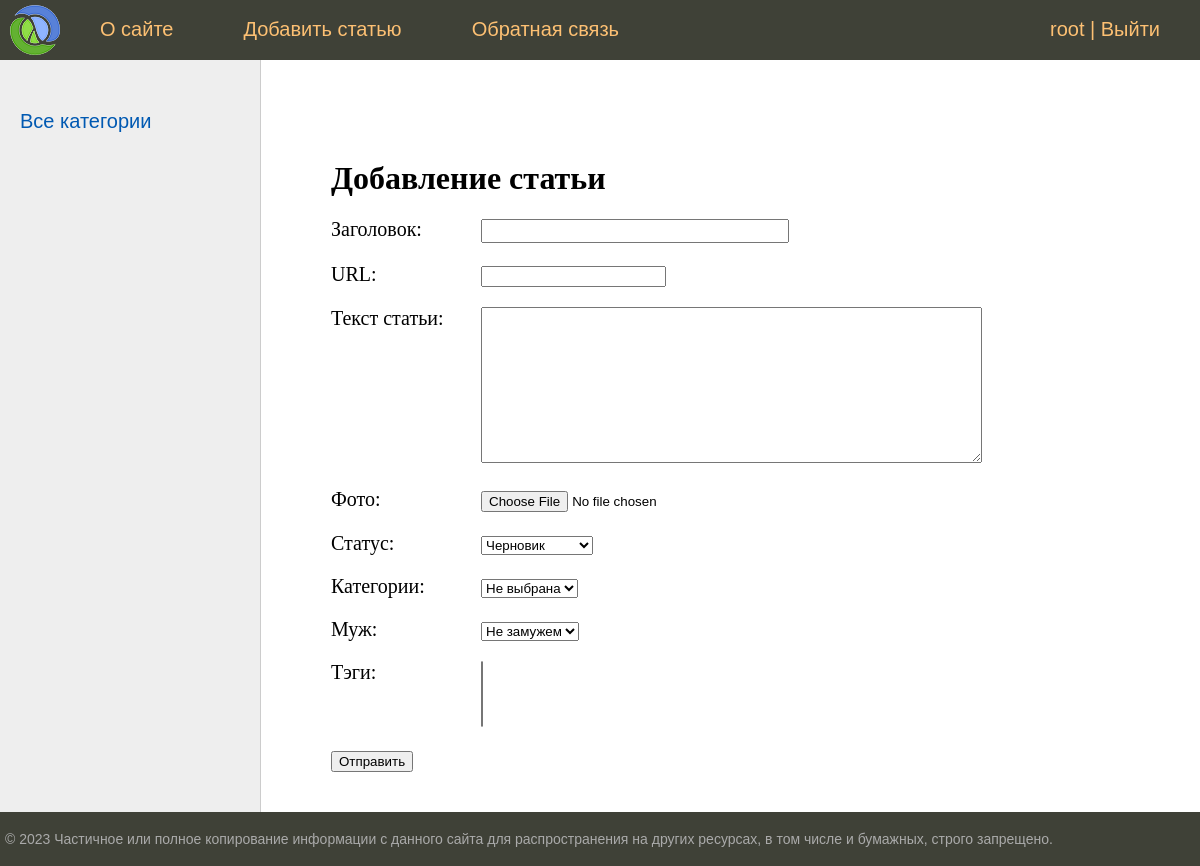
The app's page /addpage/ (signed in), older data.
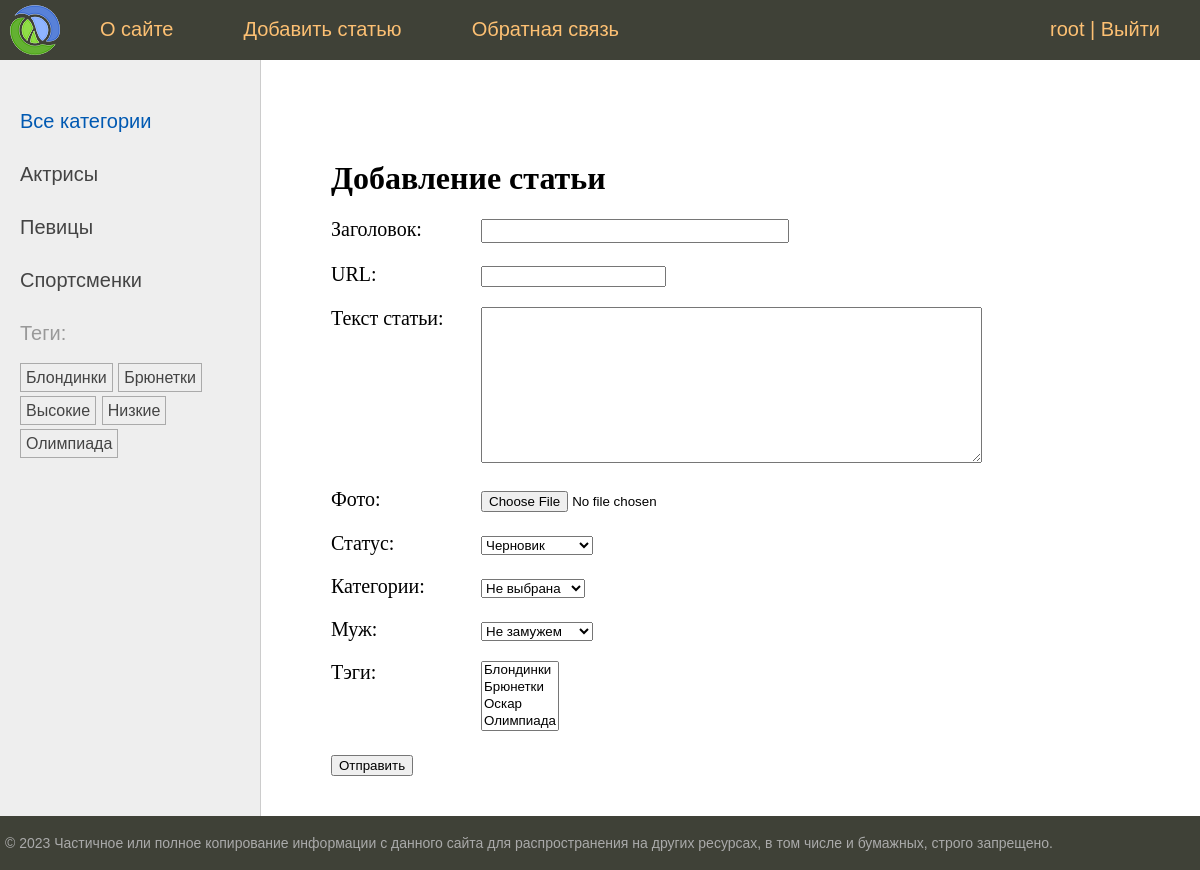
The same page, newer data.
### women/models.py (models this page shows)
class Category(models.Model):
    name = models.CharField(max_length=100, db_index=True, verbose_name="Категория")
    slug = models.SlugField(max_length=255, unique=True, db_index=True)
    def __str__(self):
        return self.name
    class Meta:
        verbose_name = "Категория"
        verbose_name_plural = "Категории"
    def get_absolute_url(self):
        return reverse("category", kwargs={"cat_slug": self.slug})

class TagPost(models.Model):
    tag = models.CharField(max_length=100, db_index=True)
    slug = models.SlugField(max_length=255, unique=True, db_index=True)
    def __str__(self):
        return self.tag
    def get_absolute_url(self):
        return reverse("tag", kwargs={"tag_slug": self.slug})

### women/views.py (the view, shortened to what this page needs)
# urls.py: path("addpage/", views.AddPage.as_view(), name="add_page"),
class AddPage(LoginRequiredMixin, DataMixin, FormView):
    form_class = AddPostForm
    template_name = "women/addpage.html"
    title_page = "Добавление статьи"

### women/forms.py (shortened to what this page needs)
class AddPostForm(forms.ModelForm):
    cat = forms.ModelChoiceField(
        queryset=Category.objects.all(), label="Категории", empty_label="Не выбрана"
    )
    husband = forms.ModelChoiceField(
        queryset=Husband.objects.all(),
        required=False,
        label="Муж",
        empty_label="Не замужем",
    )
    class Meta:
        model = Women
        fields = [
            "title",
            "slug",
            "content",
            "photo",
            "is_published",
            "cat",
            "husband",
            "tags",
        ]
        widgets = {
            "title": forms.TextInput(attrs={"class": "form-input"}),
            "content": forms.Textarea(attrs={"cols": 60, "rows": 10}),
        }
        labels = {"slug": "URL"}

### users/context_processors.py (called while the page is built)
def get_women_context(request):
    return {"mainmenu": menu}

### women/models.py (called while the page is built)
    def __str__(self):
        return self.name

### women/templatetags/women_tags.py (called while the page is built)
@register.inclusion_tag("women/list_categories.html")
def show_categories(cat_selected=0):
    cats = Category.objects.annotate(total=Count("posts")).filter(total__gt=0)
    return {"cats": cats, "cat_selected": cat_selected}

### women/templates/women/addpage.html (shortened to what this page needs)
{% extends 'base.html' %}
{% block content %}
  <h1>{{ title }}</h1>
  <form action="" method="post" enctype="multipart/form-data">
    {% for f in form %}
      <p>
        <label class="form-label" for="{{ f.id_for_label }}">{{ f.label }}:</label>{{ f }}
      </p>
    {% endfor %}
    <p>
      <button type="submit">Отправить</button>
    </p>
  </form>
{% endblock %}

### templates/base.html (shortened to what this page needs)
{% load static %}
{% load women_tags %}
<!DOCTYPE html>
<html>
<head>
    <link type="text/css" href="{% static 'women/css/styles.css' %}" rel="stylesheet" />
</head>
<body>
    <table class="table-page" border=0 cellpadding="0" cellspacing="0">
        <tr>
            <td valign=top>
                {% block mainmenu %}
                <div class="header">
                    <ul id="mainmenu" class="mainmenu">
                        <li class="logo"><a href="{% url 'home' %}">
                                <div class="logo"></div>
                            </a></li>
                        {% for m in mainmenu %}
                            <li><a href="{% url m.url_name %}">{{m.title}}</a></li>
                        {% endfor %}
                        {% if user.is_authenticated %}
                        <li class="last"> <a href="{% url 'users:profile' %}">{{user.username}}</a> | <a href="{% url 'users:logout' %}">Выйти</a></li>
                        {% else %}
                            <li class="last"><a href="{% url 'users:login' %}">Войти</a> | <a href="{% url 'users:register' %}">Регистрация</a></li>
                        {% endif %}
                    </ul>
                </div>
                {% endblock mainmenu %}
                <table class="table-content" border=0 cellpadding="0" cellspacing="0">
                    <tr>
                        <td valign="top" class="left-chapters">
                            <ul id="leftchapters">
                                {% if cat_selected == 0 %}
                                <li class="selected">Все категории</li>
                                {% else %}
                                <li><a href="{% url 'home' %}">Все категории</a></li>
                                {% endif %}
                                {% show_categories cat_selected %}
                                <li>{% show_all_tags %}</li>
                            </ul>
                        </td>
                        <td valign="top" class="content">
                            <div class="content-text">
                                {% block content %}
                                {% endblock %}
                            </div>
                        </td>
                    </tr>
                </table>
            </td>
        </tr>
        <tr>
            <td valign=top>
                <div id="footer">
                    <p>&copy; 2023 Частичное или полное копирование информации с данного сайта для распространения на
                        других ресурсах, в том числе и бумажных, строго запрещено.</p>
                </div>
            </td>
        </tr>
    </table>
</body>
</html>

### women/templates/women/list_categories.html
{% for cat in cats %}
{% if cat.id == cat_selected %}
<li class="selected">{{ cat.name }}</li>
{% else %}
<li>
<a href="{{ cat.get_absolute_url }}">{{ cat.name }}</a>
</li>
{% endif %}
{% endfor %}

### women/templates/women/list_tags.html
{% if tags %}
    <p>Теги:</p>
    <ul class="tags-list">
        {% for t in tags %}
        <li><a href="{{ t.get_absolute_url }}">{{ t.tag }}</a></li>
        {% endfor %}
    </ul>
{% endif %}

Row changes from the older to the newer data that the page shows:
added Category: name "Актрисы"
added Category: name "Певицы"
added Category: name "Спортсменки"
added TagPost: tag "Блондинки"
added TagPost: tag "Брюнетки"
added TagPost: tag "Высокие"
added TagPost: tag "Низкие"
added TagPost: tag "Олимпиада"
Text that changed along with them:
form field tags: (not shown) → "Блондинки / Брюнетки / Оскар / Олимпиада"
text now shown: "Теги:"
